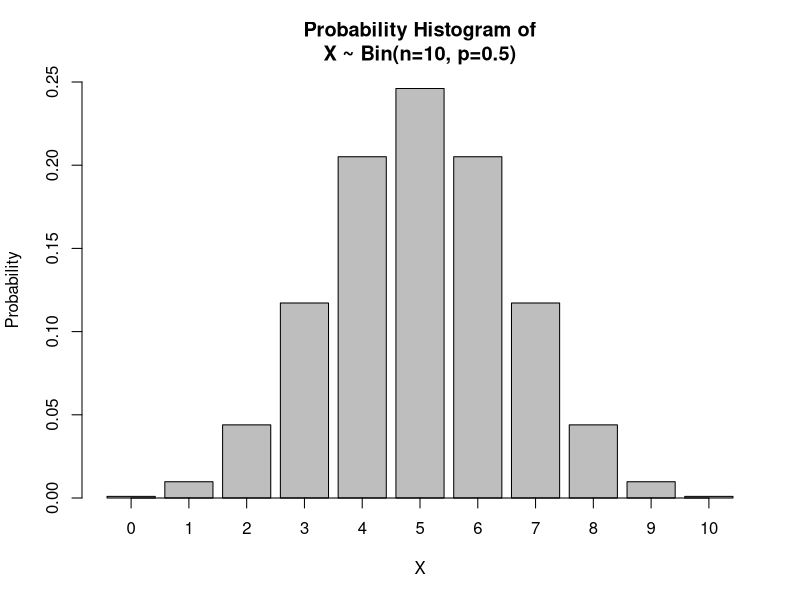
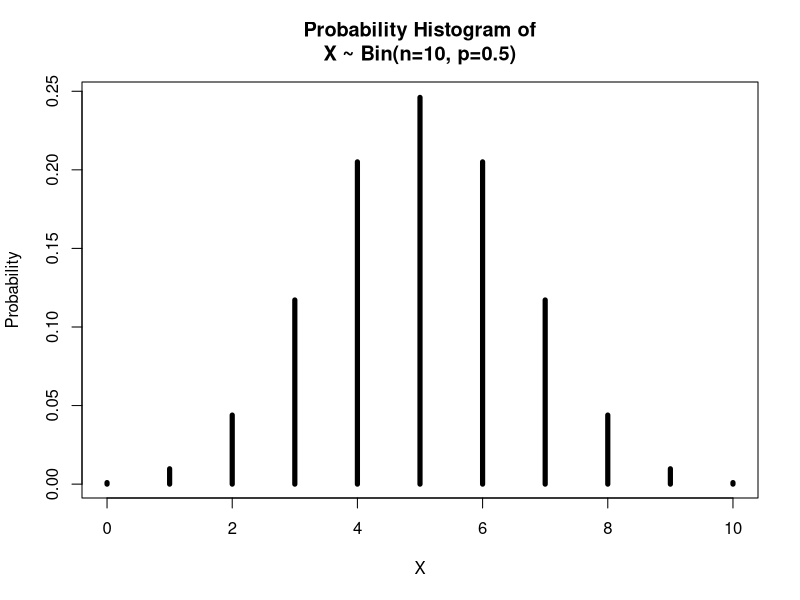
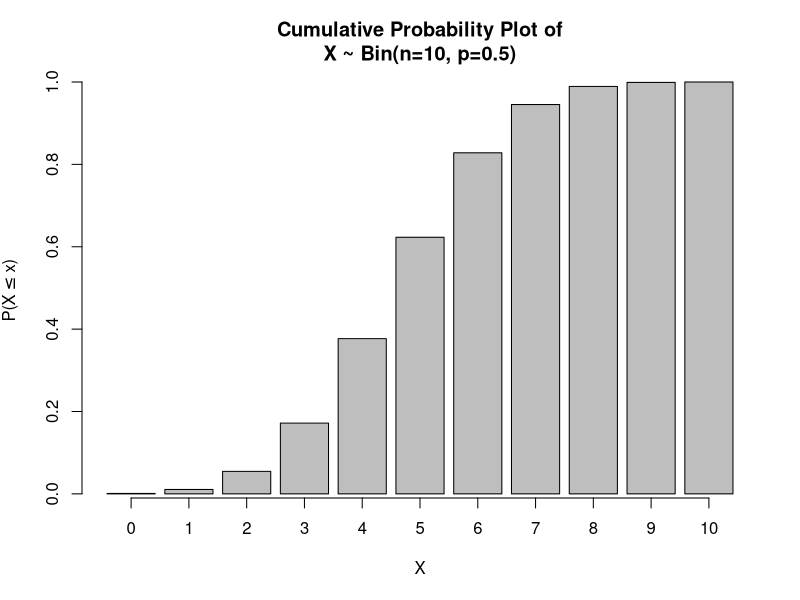
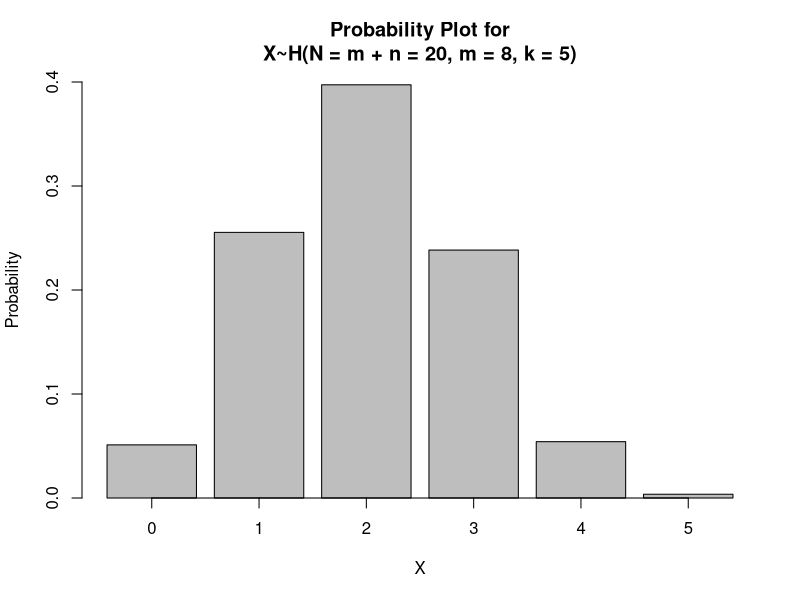
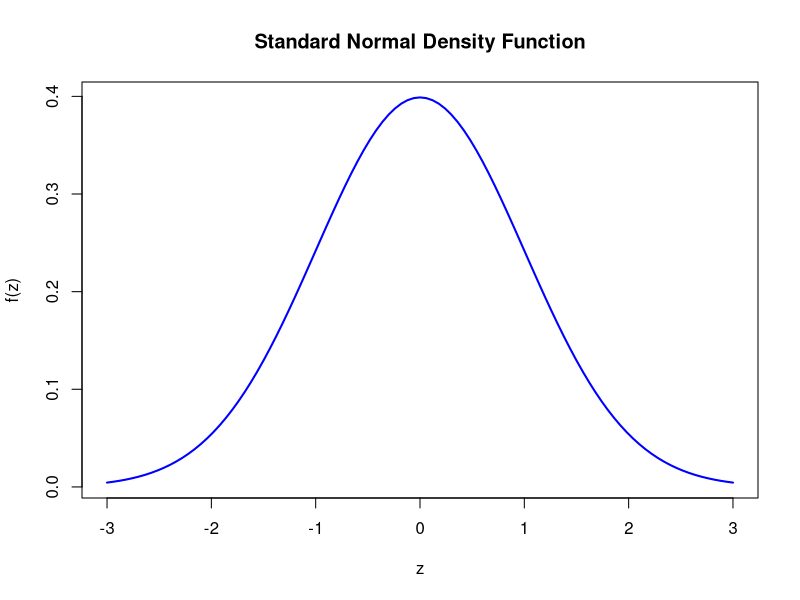
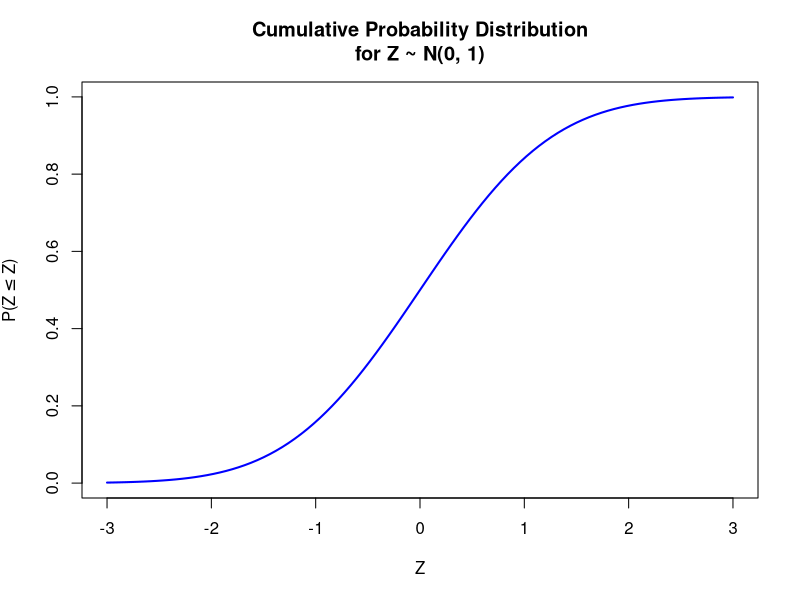

These figures' R source, in order:
# Probability Distributions n' Stuff

# Binomial Distributions ----
# X ~ Bin(n=10, p=0.5)
# P(X = 4)
dbinom(x = 4, size = 10, prob = 0.5)

# P(3 < X <= 7)
b.result <- dbinom(x = 4:7, size = 10, prob = 0.5)
b.result
sum(b.result)

# Create a probability histogram of X
barplot(dbinom(0:10, size=10, prob=0.5),
        names.arg = 0:10,
        ylim = c(0, 0.25),
        axis.lty = 1,
        main = "Probability Histogram of\nX ~ Bin(n=10, p=0.5)",
        xlab = "X",
        ylab = "Probability"
        )

plot(0:10, dbinom(0:10, size=10, prob=0.5),
     type = "h",
     lwd = 5,
     main = "Probability Histogram of\nX ~ Bin(n=10, p=0.5)",
     xlab = "X",
     ylab = "Probability")

# P(X <= 4)
pbinom(q = 4, size = 10, prob = 0.5, lower.tail = TRUE)

# P(X > 4)
1 - pbinom(q = 4, size = 10, prob = 0.5, lower.tail = TRUE)
pbinom(q = 4, size = 10, prob = 0.5, lower.tail = FALSE)

# P(X < 8), which is the same as P(X <= 7)
pbinom(q = 7, size = 10, prob = 0.5, lower.tail = TRUE)

# P(2 < X < 7)
pbinom(q = 6, size = 10, prob = 0.8, lower.tail = TRUE) - pbinom(q = 2, size = 10, prob = 0.8, lower.tail = TRUE)

# Create a cumulative probability histogram of X n' stuff
barplot(pbinom(q = 0:10, size = 10, prob = 0.5, lower.tail = TRUE),
        names.arg = 0:10,
        main = "Cumulative Probability Plot of\nX ~ Bin(n=10, p=0.5)",
        xlab = "X",
        ylab = expression("P(X" <= "x)"),
        axis.lty = 1)

# Find x such that P(X <= x) = 0.05
qbinom(p = 0.05, size = 10, prob = 0.5, lower.tail = TRUE)

# Find the 80th percentile of X
qbinom(p = 0.8, size = 10, prob = 0.5, lower.tail = TRUE)

# Find IQR of X
qbinom(p = 0.75, size = 10, prob = 0.5, lower.tail = TRUE) - qbinom(p = 0.25, size = 10, prob = 0.5, lower.tail = TRUE)

# Generate random sample of size 100
set.seed(222)
rbinom(n = 100, size = 10, prob = 0.5)


# Doing some mean and stuff
n <- 10
p <- 0.5

mean.binom <- n*p
mean.binom

var.binom <- n*p*(1-p)
sd.binom <- sqrt(var.binom)
sd.binom

# Hypergeometric Stuff ----
# 20 balls, 8 white, 12 red. 5 Balls are drawn.
m <- 8
n <- 12
k <- 5

# Find probability of getting exactly 3 white balls
dhyper(x = 3, m = m, n = n, k = k)

# Find probability of getting at most 2 white balls
phyper(q = 2, m = m, n = n, k = k)

# Find probability of getting more than 3 white balls
phyper(q = 2, m = m, n = n, k = k, lower.tail = FALSE)

# Find mean and standard deviation of X
m.hyper <- k*m / (m+n) # mean
v.hyper <- k * (m / (m + n)) * (1 - m/(m+n)) * ((m+n-k)/(m+n-1)) # variance
s.hyper <- sqrt(v.hyper) # stdev

m.hyper
v.hyper
s.hyper

# Create a probability plot for X
barplot(dhyper(x = 0:5, m = m, n = n, k = k),
        main = "Probability Plot for\nX~H(N = m + n = 20, m = 8, k = 5)",
        names.arg = 0:5,
        xlab = "X",
        ylab = "Probability",
        axis.lty = 1,
        ylim = c(0, 0.4))

# Normal Distributions n' Stuff ----
# For Z ~ N(mean = 0, stdev = 1)

# Find f(z = -1)
dnorm(x = -1)

# Draw probability density curve Z from -3 to 3
curve(dnorm, from = -3, to = 3,
      main = "Standard Normal Density Function",
      xlab = "z", ylab = "f(z)",
      col = "blue", lwd = 2)

# Find P(-2 <= Z <= 1.4)
pnorm(q = 1.4) - pnorm(q = -2)

# Draw cumulative distribution function of Z
curve(pnorm, from = -3, to = 3,
      main = "Cumulative Probability Distribution\nfor Z ~ N(0, 1)",
      xlab = "Z", ylab = expression("P(Z" <= "Z)"),
      col = "blue", lwd =2)

# Find z such that P(Z < z) = 0.8
qnorm(0.8)

# Find z such that P(z<=Z<=0) = 0.325
qnorm(0.175)

# Find quartiles
qnorm(0.75) - qnorm(0.25)

# Generate random sample of 1000
rnorm(1000)